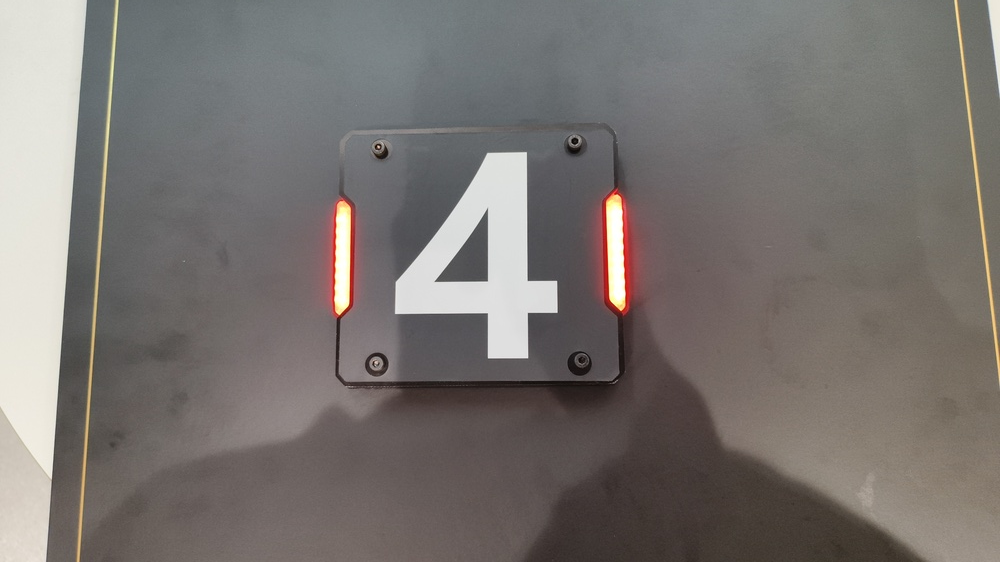
//> input picture opencv_show/picture/red.jpg, 1000 x 562 px, shrunk from 4096 x 2304 before the run
$ ./step9   (built with g++ and OpenCV 4)
//> lines starting //> are read from the running program, lines starting //| are printed output that depends on the picture; after the words box and inside, x2 and y2 are one past the last pixel; in counts of white or black regions, pixels touching at a corner belong together
#include <opencv2/opencv.hpp>
#include <algorithm>
#include <cmath>
#include <iostream>
#include <string>
#include <vector>

// 一条灯条的几何信息
struct LightBar {
    cv::RotatedRect rect;
    cv::Point2f center;
    float width;   // 短边
    float height;  // 长边
    float ratio;   // 长宽比
    float area;
    float angle;   // 长轴角，统一到 [0, 180)
};

// 一对灯条构成的装甲板候选
struct ArmorPlate {
    LightBar leftBar;
    LightBar rightBar;
    cv::Point2f center;
    float width;   // 两灯条中心的水平间距
    float height;  // 两灯条长边的平均值
};

// 从二值掩膜里提取灯条
std::vector<LightBar> detectLightBars(const cv::Mat &mask,
                                      double minArea, double maxArea,
                                      float minRatio)
{
    std::vector<std::vector<cv::Point>> contours;
    cv::findContours(mask, contours, cv::RETR_EXTERNAL, cv::CHAIN_APPROX_SIMPLE);

    std::vector<LightBar> bars;
    for (size_t i = 0; i < contours.size(); ++i) {
        double area = cv::contourArea(contours[i]);
        if (area < minArea || area > maxArea) {
            continue;
        }

        cv::RotatedRect rect = cv::minAreaRect(contours[i]);
        float w = std::min(rect.size.width, rect.size.height);
        float h = std::max(rect.size.width, rect.size.height);
        if (w < 1.0f) {
            continue;
        }

        float ratio = h / w;
        if (ratio < minRatio) {
            continue;
        }

        // 取较长的一条邻边，算长轴角并归一到 [0, 180)
        cv::Point2f p[4];
        rect.points(p);
        cv::Point2f v = p[1] - p[0];
        cv::Point2f e = p[2] - p[1];
        if (v.dot(v) < e.dot(e)) {
            v = e;
        }
        float angle = float(std::atan2(v.y, v.x) * 180.0 / CV_PI);
        angle = std::fmod(angle + 180.0f, 180.0f);

        LightBar bar;
        bar.rect = rect;
        bar.center = rect.center;
        bar.width = w;
        bar.height = h;
        bar.ratio = ratio;
        bar.area = float(area);
        bar.angle = angle;
        bars.push_back(bar);
    }
    return bars;
}

// 两两配对，几何约束全部通过才保留
std::vector<ArmorPlate> pairLightBars(const std::vector<LightBar> &bars,
                                      float maxHeightDiff,
                                      float maxAngleDiff,
                                      float maxYOffsetFactor,
                                      float minXGapFactor,
                                      float maxXGapFactor)
{
    std::vector<ArmorPlate> plates;
    for (size_t i = 0; i < bars.size(); ++i) {
        for (size_t j = i + 1; j < bars.size(); ++j) {
            const LightBar *left = &bars[i];
            const LightBar *right = &bars[j];
            if (left->center.x > right->center.x) {
                std::swap(left, right);
            }

            // 高度相近
            float avgHeight = (left->height + right->height) * 0.5f;
            float heightDiff = std::abs(left->height - right->height)
                             / std::max(left->height, right->height);
            if (heightDiff > maxHeightDiff) {
                continue;
            }

            // 方向相近，注意角度是 180 度周期的
            float d = std::abs(left->angle - right->angle);
            float angleDiff = std::min(d, 180.0f - d);
            if (angleDiff > maxAngleDiff) {
                continue;
            }

            // 上下偏移不超过平均高度的若干倍
            float yOffset = std::abs(left->center.y - right->center.y);
            if (yOffset > avgHeight * maxYOffsetFactor) {
                continue;
            }

            // 水平间距在平均高度的范围内
            float xGap = right->center.x - left->center.x;
            if (xGap < avgHeight * minXGapFactor ||
                xGap > avgHeight * maxXGapFactor) {
                continue;
            }

            // 两中心连线的倾角不能太大
            cv::Point2f delta = right->center - left->center;
            float a = float(std::atan2(delta.y, delta.x) * 180.0 / CV_PI);
            if (std::abs(a) > 30.0f) {
                continue;
            }

            ArmorPlate plate;
            plate.leftBar = *left;
            plate.rightBar = *right;
            plate.center = (left->center + right->center) * 0.5f;
            plate.width = xGap;
            plate.height = avgHeight;
            plates.push_back(plate);
        }
    }
    return plates;
}

// 画灯条框、中心、方向线、配对线和装甲板编号
void drawResults(cv::Mat &canvas,
                 const std::vector<LightBar> &bars,
                 const std::vector<ArmorPlate> &plates)
{
    for (size_t i = 0; i < bars.size(); ++i) {
        const LightBar &bar = bars[i];

        cv::Point2f p[4];
        bar.rect.points(p);
        for (int k = 0; k < 4; ++k) {
            cv::line(canvas, p[k], p[(k + 1) % 4], cv::Scalar(255, 0, 0), 4);
        }
        cv::circle(canvas, bar.center, 8, cv::Scalar(0, 255, 0), -1);

        // 沿长轴画红色方向线
        float rad = bar.angle * float(CV_PI) / 180.0f;
        cv::Point2f v(std::cos(rad), std::sin(rad));
        cv::Point2f a = bar.center - v * (bar.height * 0.5f);
        cv::Point2f b = bar.center + v * (bar.height * 0.5f);
        cv::line(canvas, a, b, cv::Scalar(0, 0, 255), 3);
    }

    for (size_t i = 0; i < plates.size(); ++i) {
        const ArmorPlate &plate = plates[i];

        cv::line(canvas, plate.leftBar.center, plate.rightBar.center,
                 cv::Scalar(0, 255, 255), 4);
        cv::circle(canvas, plate.center, 14, cv::Scalar(255, 255, 0), 4);

        std::string label = "Plate " + std::to_string(i + 1);
        cv::Point pos(int(plate.center.x + 24), int(plate.center.y - 24));
        cv::putText(canvas, label, pos, cv::FONT_HERSHEY_SIMPLEX,
                    2.0, cv::Scalar(255, 255, 0), 4);
    }
}

int main()
{
    cv::Mat image;
    image = cv::imread("red.jpg");
//> image is the input picture: 562 rows x 1000 cols, CV_8UC3; mean B, G, R 112.3, 115.4, 120.6
    if (image.empty()) {
        std::cerr << "Failed to read red.jpg\n";
        return 1;
    }

    // HSV 红色掩膜
    cv::Mat hsv;
    cv::cvtColor(image, hsv, cv::COLOR_BGR2HSV);
//> hsv: 562 rows x 1000 cols, CV_8UC3; mean H, S, V 49, 26, 122.3

    cv::Mat lowRed, highRed, mask;
    cv::inRange(hsv, cv::Scalar(0, 100, 100), cv::Scalar(10, 255, 255), lowRed);
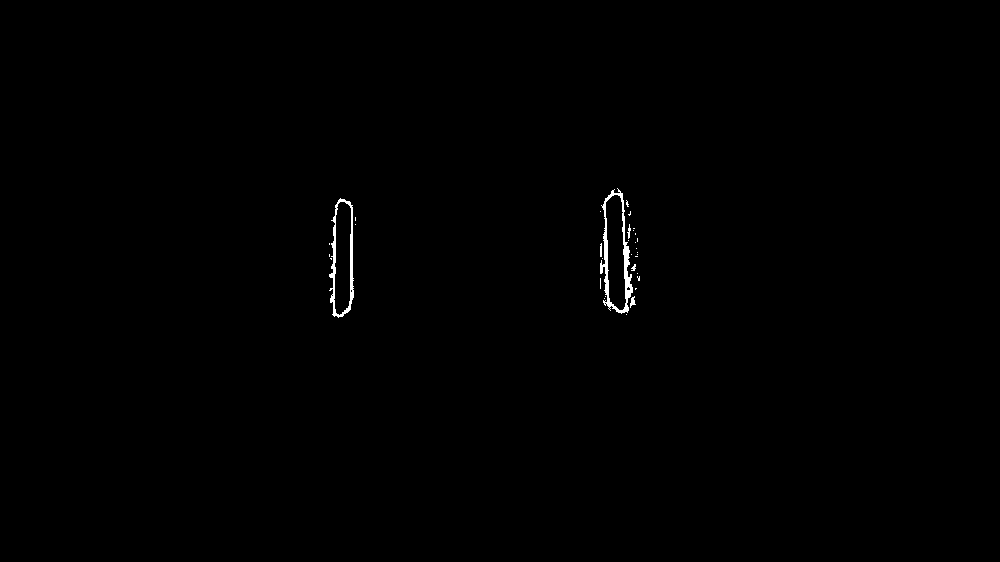
//> lowRed: 562 rows x 1000 cols, CV_8UC1; 0.34% white; 33 white regions (27 under 20 px), largest, box (x1, y1, x2, y2) and area: (600, 188, 633, 314) 980, (329, 198, 354, 318) 728, (630, 296, 636, 308) 37, (627, 224, 631, 239) 28, (600, 243, 602, 257) 26, (631, 264, 636, 271) 21
    cv::inRange(hsv, cv::Scalar(170, 100, 100), cv::Scalar(179, 255, 255), highRed);
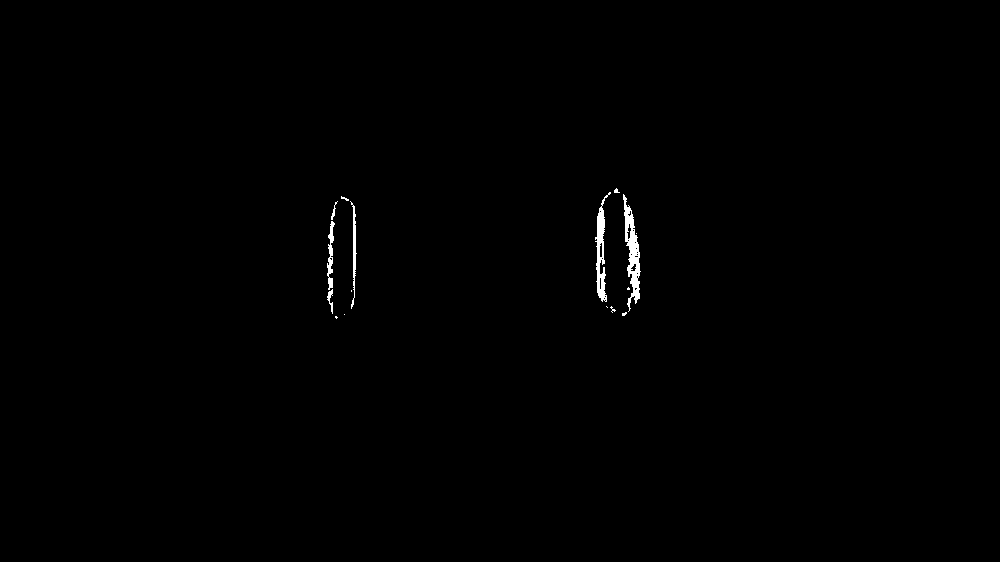
//> highRed: 562 rows x 1000 cols, CV_8UC1; 0.4% white; 16 white regions (10 under 20 px), largest, box (x1, y1, x2, y2) and area: (623, 194, 641, 312) 879, (595, 192, 611, 302) 647, (327, 221, 335, 290) 258, (350, 201, 357, 309) 254, (327, 289, 333, 314) 66, (331, 201, 338, 220) 37
    cv::bitwise_or(lowRed, highRed, mask);
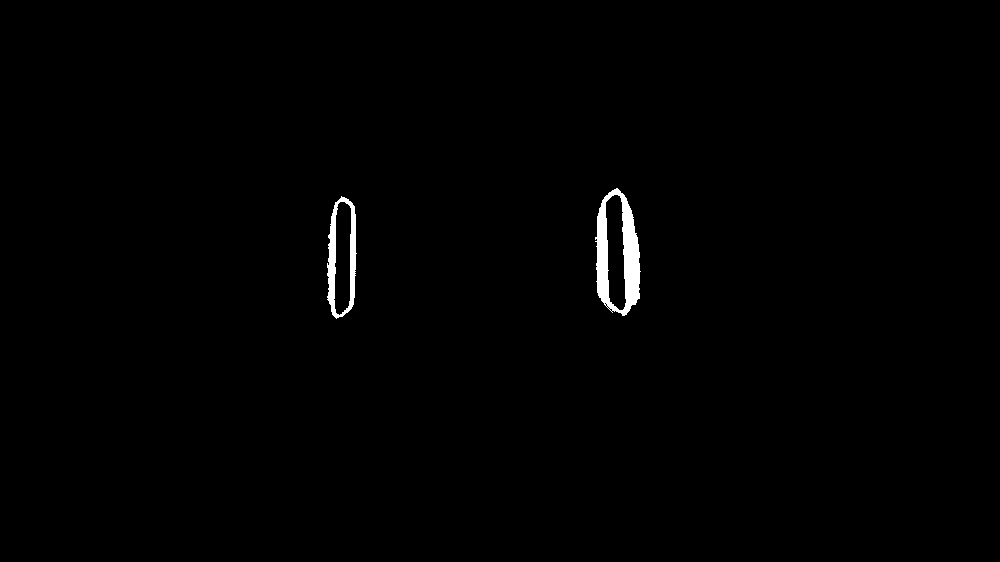
//> mask: 562 rows x 1000 cols, CV_8UC1; 0.73% white; 2 white regions, box (x1, y1, x2, y2) and area: (595, 188, 641, 316) 2742, (327, 196, 357, 319) 1383

    // 开运算去噪，闭运算补洞
    cv::Mat openKernel = cv::getStructuringElement(cv::MORPH_RECT, cv::Size(5, 5));
    cv::Mat opened;
    cv::morphologyEx(mask, opened, cv::MORPH_OPEN, openKernel);
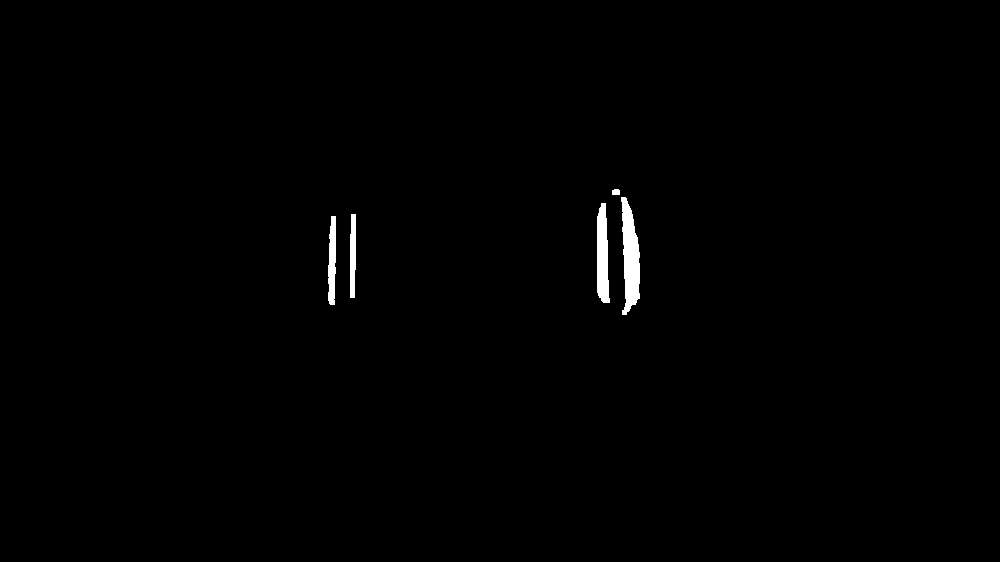
//> opened: 562 rows x 1000 cols, CV_8UC1; 0.64% white; 5 white regions, box (x1, y1, x2, y2) and area: (621, 197, 640, 315) 1486, (597, 203, 610, 303) 1014, (328, 216, 336, 305) 581, (350, 214, 356, 298) 456, (612, 189, 620, 195) 45

    cv::Mat closeKernel = cv::getStructuringElement(cv::MORPH_RECT, cv::Size(71, 71));
    cv::Mat closed;
    cv::morphologyEx(opened, closed, cv::MORPH_CLOSE, closeKernel);
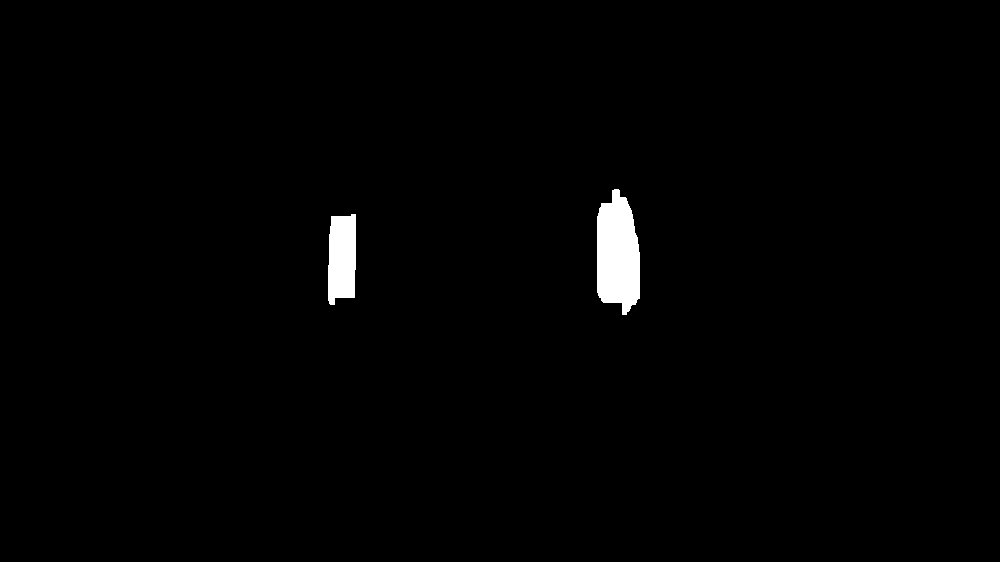
//> closed: 562 rows x 1000 cols, CV_8UC1; 1.2% white; 2 white regions

    // 检测灯条和装甲板候选
    std::vector<LightBar> bars = detectLightBars(closed, 1000.0, 200000.0, 1.5f);
//> in detectLightBars, `cv::findContours(mask, contours, cv::RETR_EXTERNAL, cv::CHAIN_APPROX_S..`: contours = 2 contours; box (x1, y1, x2, y2) and area: (597, 189, 640, 315) 4080, (328, 214, 356, 305) 2131
//> the loop in detectLightBars, `for (size_t i = 0; i < contours.size(); ++i)` made 2 passes
//> (area, w, h, ratio, e, angle, bar.rect, bar.ratio) on passes 1 to 2: (2131, 27, 90, 3.33, Point(0, -90), 90, centre (341.5, 259), size (90, 27), angle -90, 3.33), (4080, 42, 125, 2.98, Point(0, -125), 90, centre (618, 251.5), size (125, 42), angle -90, 2.98)
//> bars = 2 items
    std::vector<ArmorPlate> plates = pairLightBars(bars, 0.4f, 20.0f, 2.5f, 0.3f, 6.0f);
//> the loop in pairLightBars, `for (size_t i = 0; i < bars.size(); ++i)` made 2 passes
//> after the loop in pairLightBars, `for (size_t i = 0; i < bars.size(); ++i)`: plates = 1 item
//> plates = 1 item

    cv::Mat canvas = image.clone();
    drawResults(canvas, bars, plates);
//> the loop in drawResults, `for (size_t i = 0; i < bars.size(); ++i)` made 2 passes
//> (rad, v, a, b) on passes 1 to 2: (1.57, Point(-4.37e-08, 1), Point(341.5, 214), Point(341.5, 304)), (1.57, Point(-4.37e-08, 1), Point(618, 189), Point(618, 314))
//> after the loop in drawResults, `for (size_t i = 0; i < bars.size(); ++i)`:
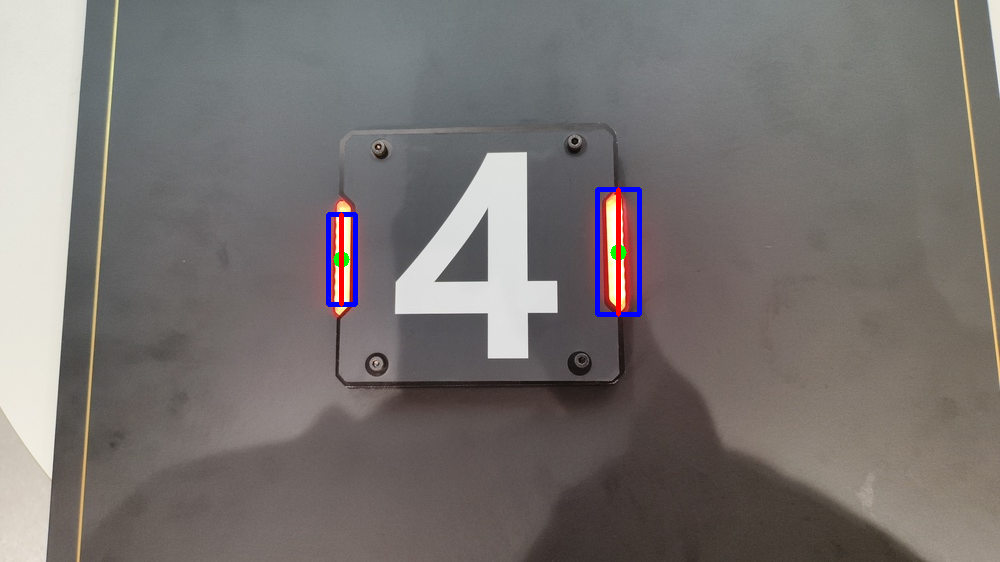
//> canvas: 562 rows x 1000 cols, CV_8UC3; 0.73% of pixels changed, all inside (x1, y1, x2, y2) = (326, 187, 642, 317)
//> the loop in drawResults, `for (size_t i = 0; i < plates.size(); ++i)` made 1 pass
//> pos on pass 1: Point(503, 231)
//> pass 1, in drawResults, `cv::putText(canvas, label, pos, cv::FONT_HERSHEY_SIMPLEX, 2.0, cv::Sca..`:
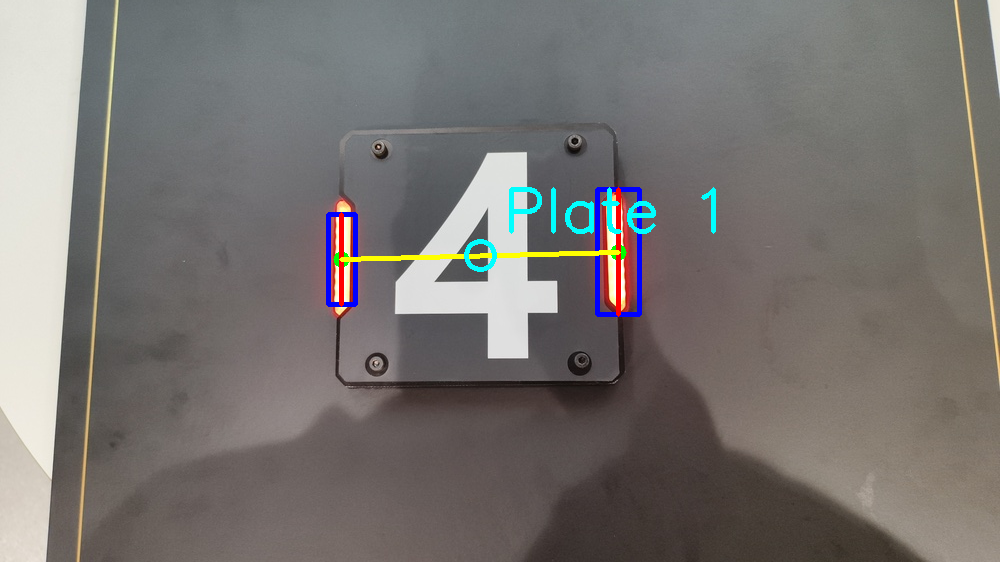
//> canvas: 562 rows x 1000 cols, CV_8UC3; 0.72% of pixels changed, all inside (x1, y1, x2, y2) = (339, 187, 716, 272)

    std::cout << "bars: " << bars.size()
              << ", armors: " << plates.size() << "\n";
//| bars: 2, armors: 1
    for (size_t i = 0; i < plates.size(); ++i) {
        std::cout << "  plate " << (i + 1)
                  << ": center=(" << plates[i].center.x
                  << ", " << plates[i].center.y << ")"
                  << " width=" << plates[i].width
                  << " height=" << plates[i].height << "\n";
    }
//> this loop made 1 pass
//|   plate 1: center=(479.75, 255.25) width=276.5 height=107.5

    bool saved = cv::imwrite("result_detection.png", canvas);
    if (!saved) {
        std::cerr << "Failed to save result_detection.png\n";
    } else {
        std::cout << "Saved result_detection.png\n";
    }
    return 0;
}
